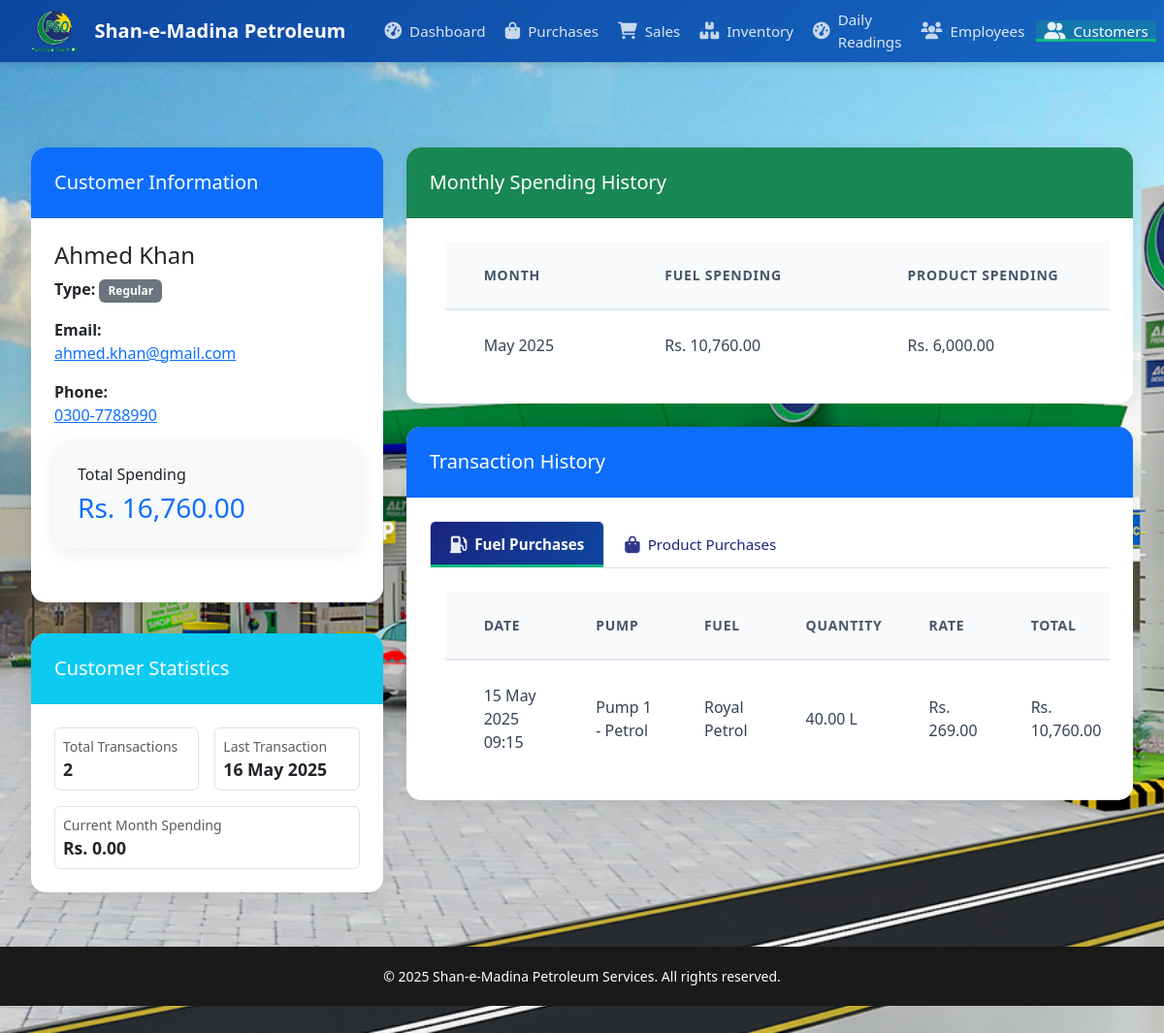
Page /customer_details.php?id=1 (signed in) on the committed database.
### tables this page shows
CREATE TABLE `customers` (
  `customer_id` int(11) NOT NULL,
  `name` varchar(100) NOT NULL,
  `phone` varchar(20) DEFAULT NULL,
  `email` varchar(100) DEFAULT NULL,
  `customer_type` enum('regular','commercial') DEFAULT 'regular'
);

CREATE TABLE `sales` (
  `sale_id` int(11) NOT NULL,
  `pump_id` int(11) DEFAULT NULL,
  `product_id` int(11) NOT NULL,
  `customer_id` int(11) DEFAULT NULL,
  `quantity` decimal(10,2) NOT NULL,
  `rate` decimal(10,2) NOT NULL,
  `total_amount` decimal(12,2) NOT NULL,
  `payment_method` enum('cash','card','credit') DEFAULT 'cash',
  `sale_date` datetime DEFAULT current_timestamp(),
  `recorded_by` varchar(255) DEFAULT NULL
);

CREATE TABLE `fuel_pumps` (
  `pump_id` int(11) NOT NULL,
  `pump_name` varchar(50) NOT NULL,
  `product_id` int(11) NOT NULL,
  `status` enum('active','inactive','maintenance') DEFAULT 'active'
);

CREATE TABLE `products` (
  `product_id` int(11) NOT NULL,
  `product_name` varchar(100) NOT NULL,
  `product_type` enum('fuel','non-fuel') NOT NULL,
  `category` varchar(50) NOT NULL,
  `description` text DEFAULT NULL,
  `purchase_price` decimal(10,2) NOT NULL,
  `selling_price` decimal(10,2) NOT NULL,
  `stock_quantity` decimal(12,2) NOT NULL DEFAULT 0.00,
  `unit` varchar(20) DEFAULT 'item',
  `reorder_level` decimal(12,2) NOT NULL DEFAULT 5.00,
  `supplier_id` int(11) DEFAULT NULL
);

### config.php (called while the page is built, shortened)
<?php
try {
    $conn = new mysqli(DB_HOST, DB_USER, DB_PASS, DB_NAME);
} catch (Exception $e) {
    error_log("Database Connection Error: " . $e->getMessage());
    die("Sorry, there was a problem connecting to the database. Please try again later.");
}
function prepare_query($sql, $params = []) {
    global $conn;
    $stmt = $conn->prepare($sql);
    if ($stmt && !empty($params)) {
        $types = str_repeat('s', count($params));
        $stmt->bind_param($types, ...$params);
    }
    return $stmt;
}

### customer_details.php (the view, shortened to what this page needs)
<?php
require_once 'config.php';
$customer_id = $_GET['id'] ?? 0;
$customer_query = "SELECT * FROM customers WHERE customer_id = ?";
$stmt = prepare_query($customer_query, [$customer_id]);
$stmt->execute();
$customer = $stmt->get_result()->fetch_assoc();
$stats_query = "SELECT
    COUNT(*) as total_transactions,
    MAX(sale_date) as last_transaction_date,
    COALESCE(SUM(CASE WHEN MONTH(sale_date) = MONTH(CURRENT_DATE) THEN total_amount ELSE 0 END), 0) as current_month_total
FROM sales
WHERE customer_id = ?";
$stats_stmt = prepare_query($stats_query, [$customer_id]);
$stats_stmt->execute();
$stats = $stats_stmt->get_result()->fetch_assoc();
$monthly_history_query = "SELECT
    DATE_FORMAT(sale_date, '%Y-%m') as month,
    SUM(CASE WHEN p.product_type = 'fuel' THEN s.total_amount ELSE 0 END) as fuel_amount,
    SUM(CASE WHEN p.product_type = 'non-fuel' THEN s.total_amount ELSE 0 END) as product_amount,
    SUM(s.total_amount) as total_amount
FROM sales s
JOIN products p ON s.product_id = p.product_id
WHERE s.customer_id = ?
    AND s.sale_date >= DATE_SUB(CURRENT_DATE, INTERVAL 12 MONTH)
GROUP BY DATE_FORMAT(sale_date, '%Y-%m')
ORDER BY month DESC";
$monthly_stmt = prepare_query($monthly_history_query, [$customer_id]);
$monthly_stmt->execute();
$monthly_history = $monthly_stmt->get_result();
$fuel_sales_query = "SELECT s.*, p.product_name, fp.pump_name
                     FROM sales s
                     JOIN products p ON s.product_id = p.product_id
                     LEFT JOIN fuel_pumps fp ON s.pump_id = fp.pump_id
                     WHERE s.customer_id = ? AND p.product_type = 'fuel'
                     ORDER BY s.sale_date DESC";
$fuel_stmt = prepare_query($fuel_sales_query, [$customer_id]);
$fuel_stmt->execute();
$fuel_sales = $fuel_stmt->get_result();
$total_query = "SELECT
    SUM(CASE WHEN p.product_type = 'fuel' THEN s.total_amount ELSE 0 END) as fuel_total,
    SUM(CASE WHEN p.product_type = 'non-fuel' THEN s.total_amount ELSE 0 END) as product_total
FROM sales s
JOIN products p ON s.product_id = p.product_id
WHERE s.customer_id = ?";
$total_stmt = prepare_query($total_query, [$customer_id]);
$total_stmt->execute();
$totals = $total_stmt->get_result()->fetch_assoc();
$total_spending = $totals['fuel_total'] + $totals['product_total'];
require_once 'includes/header.php';
?>
<div class="container mt-4">
    <div class="row">
        <div class="col-md-4 mb-4">
            <div class="card">
                <div class="card-header bg-primary text-white">
                    <h5 class="mb-0">Customer Information</h5>
                </div>
                <div class="card-body">
                    <h4 class="card-title"><?php echo htmlspecialchars($customer['name']); ?></h4>
                    <p class="card-text">
                        <strong>Type:</strong>
                        <span class="badge bg-<?php echo $customer['customer_type'] === 'commercial' ? 'primary' : 'secondary'; ?>">
                            <?php echo ucfirst($customer['customer_type']); ?>
                        </span>
                    </p>
                    <p class="card-text">
                        <strong>Email:</strong><br>
                        <?php if ($customer['email']): ?>
                            <a href="mailto:<?php echo htmlspecialchars($customer['email']); ?>">
                                <?php echo htmlspecialchars($customer['email']); ?>
                            </a>
                        <?php else: ?>
                            <span class="text-muted">N/A</span>
                        <?php endif; ?>
                    </p>
                    <p class="card-text">
                        <strong>Phone:</strong><br>
                        <a href="tel:<?php echo htmlspecialchars($customer['phone']); ?>">
                            <?php echo htmlspecialchars($customer['phone']); ?>
                        </a>
                    </p>
                    <div class="card bg-light mt-3">
                        <div class="card-body">
                            <h6 class="card-title">Total Spending</h6>
                            <h3 class="text-primary mb-0">Rs. <?php echo number_format($total_spending, 2); ?></h3>
                        </div>
                    </div>
                </div>
            </div>
            <div class="card mt-4">
                <div class="card-header bg-info text-white">
                    <h5 class="mb-0">Customer Statistics</h5>
                </div>
                <div class="card-body">
                    <div class="row g-3">
                        <div class="col-6">
                            <div class="border rounded p-2">
                                <small class="text-muted d-block">Total Transactions</small>
                                <strong class="fs-5"><?php echo $stats['total_transactions']; ?></strong>
                            </div>
                        </div>
                        <div class="col-6">
                            <div class="border rounded p-2">
                                <small class="text-muted d-block">Last Transaction</small>
                                <strong class="fs-5">
                                    <?php echo $stats['last_transaction_date'] ? date('d M Y', strtotime($stats['last_transaction_date'])) : 'N/A'; ?>
                                </strong>
                            </div>
                        </div>
                        <div class="col-12">
                            <div class="border rounded p-2">
                                <small class="text-muted d-block">Current Month Spending</small>
                                <strong class="fs-5">Rs. <?php echo number_format($stats['current_month_total'], 2); ?></strong>
                            </div>
                        </div>
                    </div>
                </div>
            </div>
        </div>
        <div class="col-md-8">
            <div class="card mb-4">
                <div class="card-header bg-success text-white">
                    <h5 class="mb-0">Monthly Spending History</h5>
                </div>
                <div class="card-body">
                    <div class="table-responsive">
                        <table class="table table-hover">
                            <thead>
                                <tr>
                                    <th>Month</th>
                                    <th>Fuel Spending</th>
                                    <th>Product Spending</th>
                                </tr>
                            </thead>
                            <tbody>
                                <?php while ($month = $monthly_history->fetch_assoc()): ?>
                                    <tr>
                                        <td><?php echo date('M Y', strtotime($month['month'] . '-01')); ?></td>
                                        <td>Rs. <?php echo number_format($month['fuel_amount'], 2); ?></td>
                                        <td>Rs. <?php echo number_format($month['product_amount'], 2); ?></td>
                                    </tr>
                                <?php endwhile; ?>
                            </tbody>
                        </table>
                    </div>
                </div>
            </div>
            <div class="card">
                <div class="card-header bg-primary text-white">
                    <h5 class="mb-0">Transaction History</h5>
                </div>
                <div class="card-body">
                    <ul class="nav nav-tabs mb-4" id="purchaseTab" role="tablist">
                        <li class="nav-item">
                            <a class="nav-link active" id="fuel-tab" data-bs-toggle="tab" href="#fuel" role="tab">
                                <i class="fas fa-gas-pump me-2"></i>Fuel Purchases
                            </a>
                        </li>
                        <li class="nav-item">
                            <a class="nav-link" id="product-tab" data-bs-toggle="tab" href="#products" role="tab">
                                <i class="fas fa-shopping-bag me-2"></i>Product Purchases
                            </a>
                        </li>
                    </ul>
                    <div class="tab-content" id="purchaseTabContent">
                        <div class="tab-pane fade show active" id="fuel" role="tabpanel">
                            <div class="table-responsive">
                                <table class="table table-hover">
                                    <thead>
                                        <tr>
                                            <th>Date</th>
                                            <th>Pump</th>
                                            <th>Fuel</th>
                                            <th>Quantity</th>
                                            <th>Rate</th>
                                            <th>Total</th>
                                        </tr>
                                    </thead>
                                    <tbody>
                                        <?php while ($sale = $fuel_sales->fetch_assoc()): ?>
                                            <tr>
                                                <td><?php echo date('d M Y H:i', strtotime($sale['sale_date'])); ?></td>
                                                <td><?php echo htmlspecialchars($sale['pump_name'] ?? 'N/A'); ?></td>
                                                <td><?php echo htmlspecialchars($sale['product_name']); ?></td>
                                                <td><?php echo number_format($sale['quantity'], 2); ?> L</td>
                                                <td>Rs. <?php echo number_format($sale['rate'], 2); ?></td>
                                                <td>Rs. <?php echo number_format($sale['total_amount'], 2); ?></td>
                                            </tr>
                                        <?php endwhile; ?>
                                    </tbody>
                                </table>
                            </div>
                        </div>
                    </div>
                </div>
            </div>
        </div>
    </div>
</div>
<?php require_once 'includes/footer.php'; ?>

### styles.css (style rules this page uses)
:root { --primary-color: #356ca2; --secondary-color: #1c2024; --accent-color: #76805c; --success-color: #232724; --warning-color: #4d4730; --danger-color: #e74c3c; --light-bg: #8d583b; --dark-bg: #343a40; }
body { background: url('pso.jpg') center/cover no-repeat fixed; background-color: #f5f5f5; min-height: 100vh; width: 100%; font-family: 'Segoe UI', Tahoma, Geneva, Verdana, sans-serif; position: relative; display: flex; align-items: center; justify-content: center; padding: 2rem 0; overflow-x: hidden; }
html { height: 100%; }
.card { border: none; border-radius: 15px; box-shadow: 0 4px 20px rgba(0,0,0,0.08); margin-bottom: 2rem; transition: transform 0.3s ease; }
.card-header { background: white; border-bottom: 1px solid rgba(0,0,0,0.05); border-radius: 15px 15px 0 0 !important; padding: 1.5rem; }
.card-body { padding: 1.5rem; }
.table { margin: 0; }
.table th { border-top: none; color: var(--secondary-color); font-weight: 600; text-transform: uppercase; font-size: 0.8rem; letter-spacing: 0.5px; padding: 1.2rem; }
.table td { padding: 1.2rem; vertical-align: middle; color: var(--secondary-color); }

### includes/header.php (style rules this page uses)
:root { --primary-gradient: linear-gradient(135deg, #1e40af 0%, #3b82f6 100%); --secondary-gradient: linear-gradient(135deg, #059669 0%, #10b981 100%); --card-bg: rgba(255, 255, 255, 0.98); --card-shadow: 0 8px 24px rgba(0, 0, 0, 0.12); --hover-transform: translateY(-4px); }
body { padding-top: 64px; background: url('Images/pso.jpg') no-repeat center center fixed; background-size: cover; min-height: 100vh; position: relative; display: flex; flex-direction: column; color: #1e293b; }
.container { max-width: 1800px; width: 100%; padding: 0 2rem; }
.table-responsive { margin: 0; padding: 0 1rem; overflow-x: auto; }
.table { margin: 0; border-collapse: separate; border-spacing: 0; width: 100%; min-width: 1000px; }
.table th { background: #f8fafc; color: #475569; font-weight: 600; text-transform: uppercase; font-size: 0.875rem; letter-spacing: 0.75px; padding: 1.5rem; border-bottom: 2px solid #e2e8f0; white-space: nowrap; }
.table td { padding: 1.5rem; vertical-align: middle; color: #334155; border-bottom: 1px solid #f1f5f9; font-size: 1rem; }
.table th:first-child, .table td:first-child { padding-left: 2.5rem; }
.table tbody tr { transition: all 0.2s ease; }
.table tbody tr:last-child td { border-bottom: none; }
@media (max-width: 1600px) { .container { max-width: 1400px; } }
.nav-item { height: 100%; display: flex; align-items: center; position: relative; }
.nav-link { font-weight: 500; font-size: 0.95rem; padding: 0 1.25rem; color: rgba(255, 255, 255, 0.85) !important; height: 100%; display: flex; align-items: center; position: relative; transition: all 0.3s ease; overflow: hidden; }
.nav-link i { font-size: 1.1rem; margin-right: 0.5rem; opacity: 0.9; transition: transform 0.3s ease; }
.nav-link.active { color: white !important; background: rgba(16, 185, 129, 0.25); }
.nav-link::before { content: ''; position: absolute; bottom: 0; left: 50%; width: 0; height: 3px; background: #10b981; transition: all 0.3s ease; transform: translateX(-50%); }
.nav-link.active::before { content: ''; position: absolute; bottom: 0; left: 0; width: 100%; height: 3px; background: #10b981; transform: none; }
.nav-tabs .nav-link { color: #1a237e !important; font-weight: 500; }
.nav-tabs .nav-link.active { background: linear-gradient(135deg, #1a237e, #0d47a1); color: white !important; }

### customer_details.php (style rules this page uses)
.nav-tabs .nav-link { color: #495057; font-weight: 500; padding: 0.75rem 1.25rem; }
.nav-tabs .nav-link.active { color: #0d6efd; font-weight: 600; }
.table td { vertical-align: middle; }
.badge { padding: 0.5em 0.75em; }
.border.rounded { transition: all 0.3s ease; }
.fs-5 { font-size: 1.1rem !important; }

### rows in the picture
customers: name "Ahmed Khan", customer_type "Regular", email "ahmed.khan@gmail.com", phone "0300-7788990"
sales: sale_date "15 May 2025 09:15", pump.pump_name "Pump 1 - Petrol", product.product_name "Royal Petrol", quantity "40.00", rate "269.00", total_amount "10,760.00"

### other values in the picture
$total_spending "16,760.00"
$stats['total_transactions'] "2"
date('d M Y', strtotime($stats['last_transaction_date'])) "16 May 2025"
$stats['current_month_total'] "0.00"
date('M Y', strtotime($month['month'] . '-01')) "May 2025"
$month['fuel_amount'] "10,760.00"
$month['product_amount'] "6,000.00"
